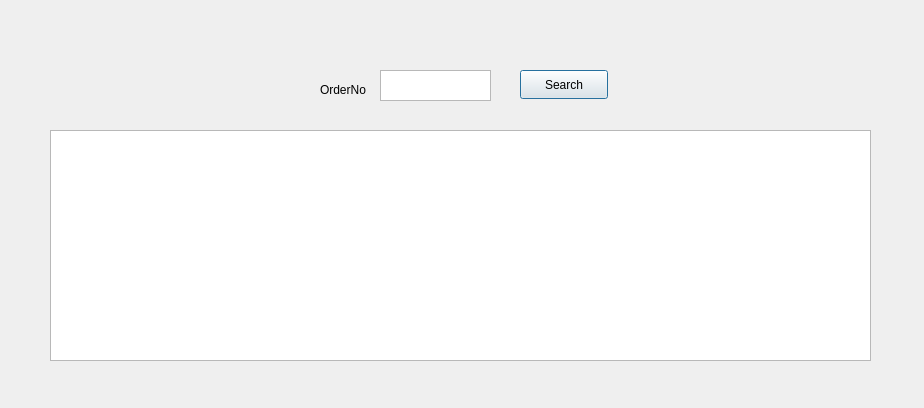
<?xml version="1.0" encoding="UTF-8"?>
<ui version="4.0">
 <class>select_s2</class>
 <widget class="QDialog" name="select_s2">
  <property name="geometry">
   <rect>
    <x>0</x>
    <y>0</y>
    <width>924</width>
    <height>408</height>
   </rect>
  </property>
  <property name="windowTitle">
   <string>Dialog</string>
  </property>
  <widget class="QLabel" name="label_2">
   <property name="geometry">
    <rect>
     <x>320</x>
     <y>80</y>
     <width>71</width>
     <height>20</height>
    </rect>
   </property>
   <property name="text">
    <string>OrderNo</string>
   </property>
  </widget>
  <widget class="QPlainTextEdit" name="textEdit_orderNo">
   <property name="geometry">
    <rect>
     <x>380</x>
     <y>70</y>
     <width>111</width>
     <height>31</height>
    </rect>
   </property>
  </widget>
  <widget class="QPushButton" name="btn_search">
   <property name="geometry">
    <rect>
     <x>520</x>
     <y>70</y>
     <width>88</width>
     <height>29</height>
    </rect>
   </property>
   <property name="text">
    <string>Search</string>
   </property>
  </widget>
  <widget class="QTableWidget" name="tableWidget">
   <property name="geometry">
    <rect>
     <x>50</x>
     <y>130</y>
     <width>821</width>
     <height>231</height>
    </rect>
   </property>
  </widget>
 </widget>
 <resources/>
 <connections/>
</ui>
